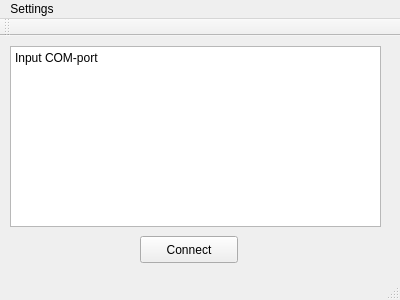
<?xml version="1.0" encoding="UTF-8"?>
<ui version="4.0">
 <class>MainWindow</class>
 <widget class="QMainWindow" name="MainWindow">
  <property name="geometry">
   <rect>
    <x>0</x>
    <y>0</y>
    <width>400</width>
    <height>300</height>
   </rect>
  </property>
  <property name="windowTitle">
   <string>MainWindow</string>
  </property>
  <widget class="QWidget" name="centralWidget">
   <widget class="QPushButton" name="pushButton">
    <property name="geometry">
     <rect>
      <x>140</x>
      <y>200</y>
      <width>98</width>
      <height>27</height>
     </rect>
    </property>
    <property name="text">
     <string>Connect</string>
    </property>
   </widget>
   <widget class="QPlainTextEdit" name="plainTextEdit">
    <property name="geometry">
     <rect>
      <x>10</x>
      <y>10</y>
      <width>371</width>
      <height>181</height>
     </rect>
    </property>
    <property name="plainText">
     <string>Input COM-port</string>
    </property>
   </widget>
  </widget>
  <widget class="QMenuBar" name="menuBar">
   <property name="geometry">
    <rect>
     <x>0</x>
     <y>0</y>
     <width>400</width>
     <height>20</height>
    </rect>
   </property>
   <widget class="QMenu" name="menuSettings">
    <property name="title">
     <string>Settings</string>
    </property>
    <addaction name="actionPort"/>
    <addaction name="actionSpeed"/>
   </widget>
   <addaction name="menuSettings"/>
  </widget>
  <widget class="QToolBar" name="mainToolBar">
   <attribute name="toolBarArea">
    <enum>TopToolBarArea</enum>
   </attribute>
   <attribute name="toolBarBreak">
    <bool>false</bool>
   </attribute>
  </widget>
  <widget class="QStatusBar" name="statusBar"/>
  <action name="actionPort">
   <property name="text">
    <string>Port</string>
   </property>
  </action>
  <action name="actionSpeed">
   <property name="text">
    <string>Speed</string>
   </property>
  </action>
 </widget>
 <layoutdefault spacing="6" margin="11"/>
 <resources/>
 <connections/>
</ui>
